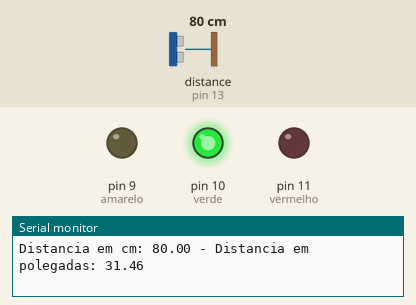
This sketch was run on a simulated Arduino Uno, built with avr-gcc and run on an emulated ATmega328P. Shown: output pins drawn as LEDs (lit = HIGH), the last lines printed to the serial monitor. The inputs (shaded band) are chosen by the test bench; at power-on: distance to the obstacle (sensor on pin 13) 80 cm.

Above: at 1.5 s.
1.6 s: distance to the obstacle (sensor on pin 13) set to 50 cm
4.0 s: distance to the obstacle (sensor on pin 13) set to 43 cm
At 6.1 s:
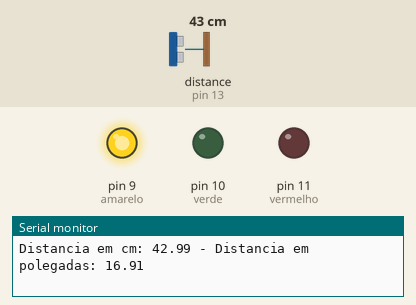
6.4 s: distance to the obstacle (sensor on pin 13) set to 2 cm
At 8.8 s:
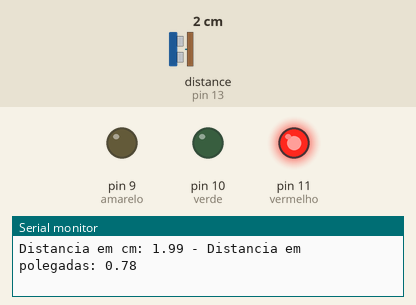
9.2 s: distance to the obstacle (sensor on pin 13) set to 120 cm
At 11.4 s:
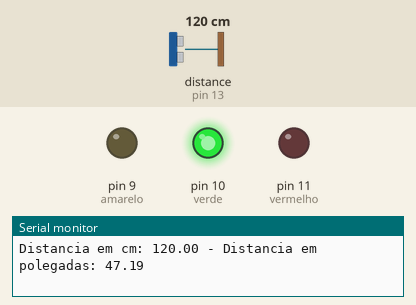
12.0 s: distance to the obstacle (sensor on pin 13) set to 4 cm
At 14.6 s:
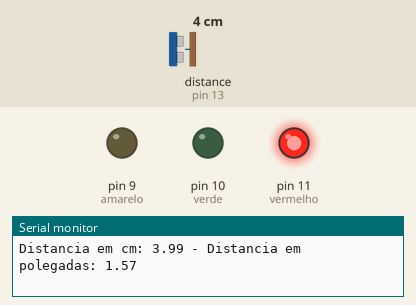
Timing chart, 0 to 15.9 s (numbered marks = the images above; inputs shaded):
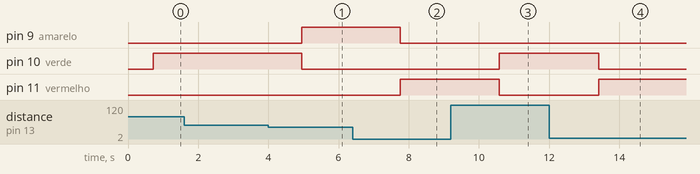

Measured:
- the behaviour switches between 46 and 45 cm on distance to the obstacle (sensor on pin 13) (found by bisection; images 0 and 1)
- after the input at 4.0 s, pin 9 (amarelo): LOW → HIGH after 0.95 s; pin 10 (verde): HIGH → LOW after 0.95 s
- after the input at 6.4 s, pin 9 (amarelo): HIGH → LOW after 1.4 s; pin 11 (vermelho): LOW → HIGH after 1.4 s
- after the input at 9.2 s, pin 10 (verde): LOW → HIGH after 1.4 s; pin 11 (vermelho): HIGH → LOW after 1.4 s
- after the input at 12.0 s, pin 10 (verde): HIGH → LOW after 1.4 s; pin 11 (vermelho): LOW → HIGH after 1.4 s

The sketch:

SensorUltrassonico-Leds.ino
```cpp
#include "Ultrasonic.h"
Ultrasonic ultrasonic(12, 13);

const int vermelho = 11;
const int verde = 10;
const int amarelo = 9;


void setup() {
  pinMode(11, OUTPUT);
  pinMode(10, OUTPUT);
  pinMode(9, OUTPUT);
  Serial.begin(9600);
  Serial.println("Lendo dados do sensor...");
}

void loop()
{ float cmMsec, inMsec;
  long distancia = (ultrasonic.timing());
  cmMsec = ultrasonic.convert(distancia, Ultrasonic::CM);
  inMsec = ultrasonic.convert(distancia, Ultrasonic::IN);
  Serial.print("Distancia em cm: ");
  Serial.print(cmMsec);
  Serial.print(" - Distancia em polegadas: ");
  Serial.println(inMsec);
  delay(700);

  //Apagando todos os leds
  digitalWrite(verde,LOW);
  digitalWrite(amarelo,LOW);
  digitalWrite(vermelho,LOW);


if (cmMsec > 45) {
    digitalWrite(verde,HIGH);
  }

  if (cmMsec<=45 and cmMsec>= 20) {
    digitalWrite(amarelo,HIGH);
  }

  if (cmMsec <= 20) {
    digitalWrite(vermelho,HIGH);
  }
}
```
